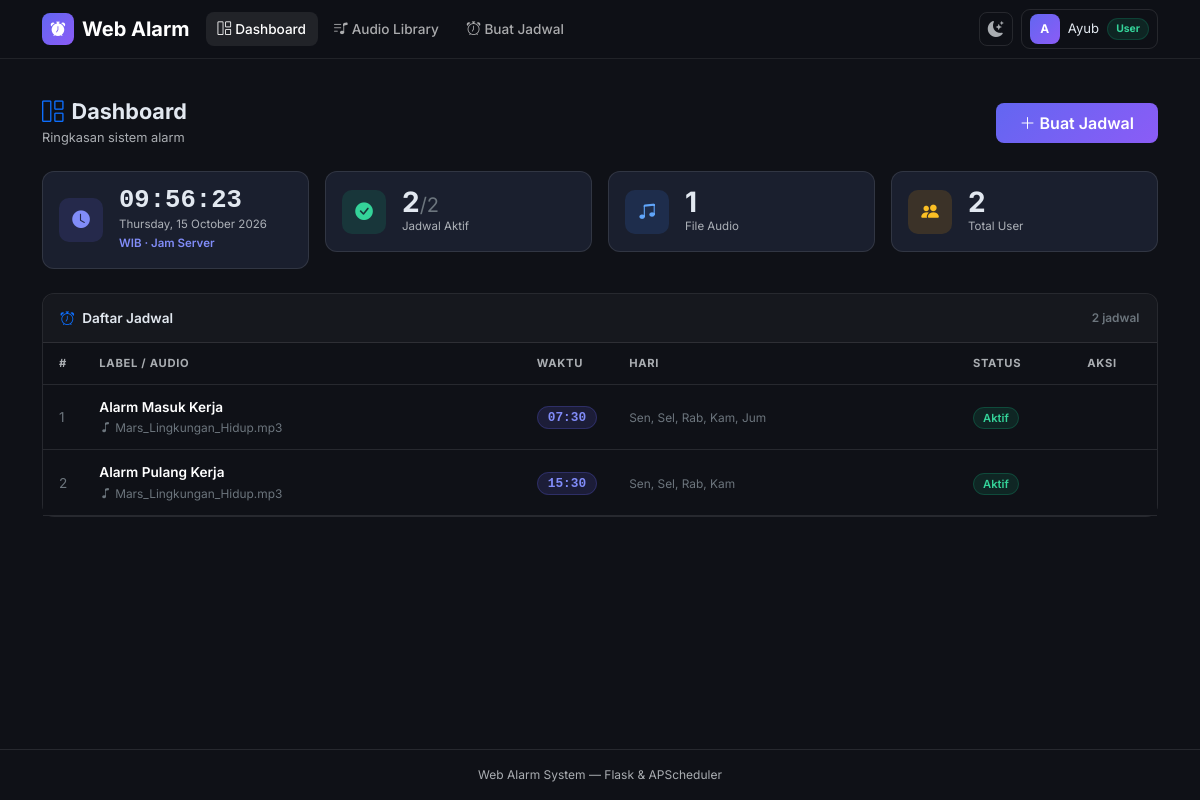
Before: / (signed in) with the older database file.
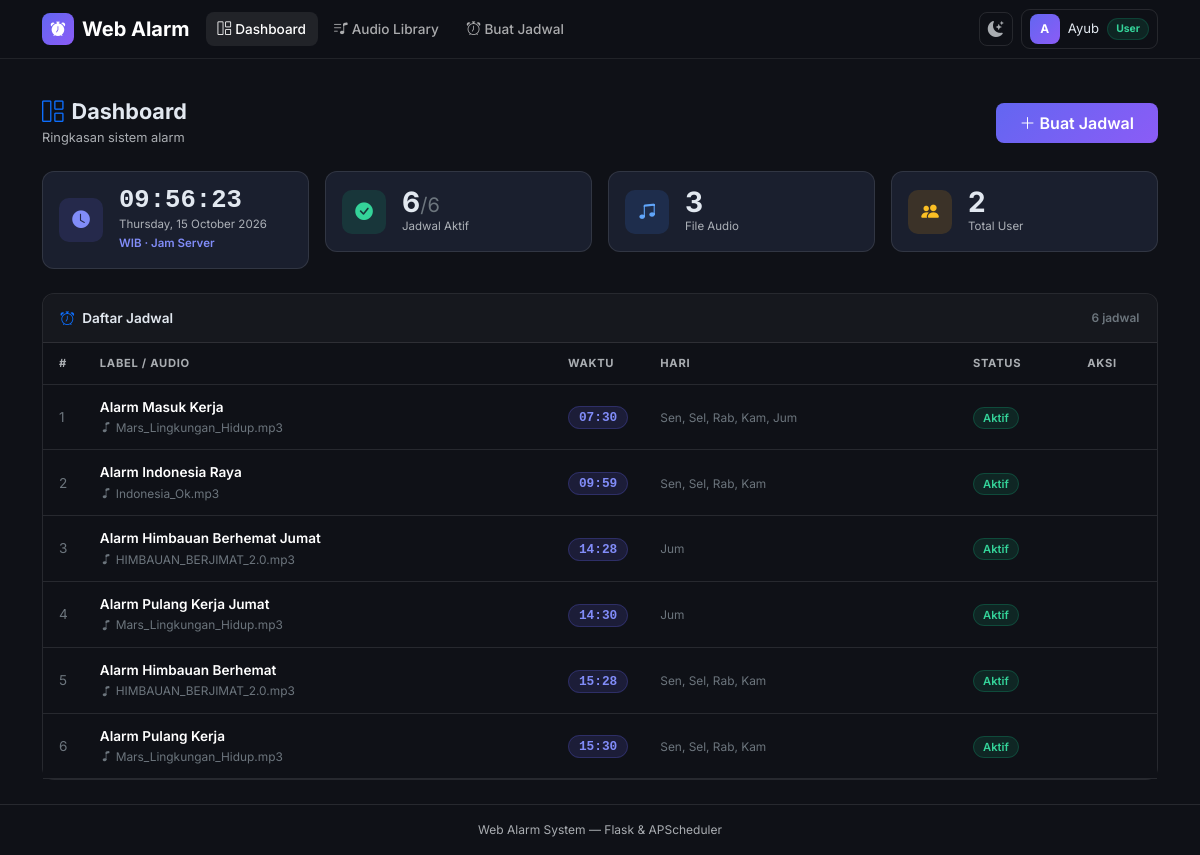
After: the same page with the newer database file.
### models.py (models this page shows, shortened)
class User(UserMixin, db.Model):
    __tablename__ = 'users'
    id = db.Column(db.Integer, primary_key=True)
    name = db.Column(db.String(120), nullable=False)
    email = db.Column(db.String(120), unique=True, nullable=False)
    password_hash = db.Column(db.String(256), nullable=False)
    role = db.Column(db.String(20), default='user', nullable=False)
    is_active = db.Column(db.Boolean, default=True, nullable=False)
    created_at = db.Column(db.DateTime, default=datetime.utcnow, nullable=False)
    audios = db.relationship('Audio', backref='uploader', lazy=True)

class Schedule(db.Model):
    __tablename__ = 'schedules'
    id = db.Column(db.Integer, primary_key=True)
    label = db.Column(db.String(120), nullable=True)
    audio_id = db.Column(db.Integer, db.ForeignKey('audios.id'), nullable=False)
    time_hour = db.Column(db.Integer, nullable=False)
    time_minute = db.Column(db.Integer, nullable=False)
    days_of_week = db.Column(db.String(20), nullable=False)
    is_active = db.Column(db.Boolean, default=True, nullable=False)
    created_by = db.Column(db.Integer, db.ForeignKey('users.id'), nullable=True)
    created_at = db.Column(db.DateTime, default=datetime.utcnow, nullable=False)
    creator = db.relationship('User', foreign_keys=[created_by], backref='schedules')
    def days_list(self):
        return [int(d) for d in self.days_of_week.split(',') if d.strip()]
    def days_display(self):
        day_names = ['Sen', 'Sel', 'Rab', 'Kam', 'Jum', 'Sab', 'Min']
        return ', '.join(day_names[d] for d in self.days_list())
    def time_display(self):
        return f'{self.time_hour:02d}:{self.time_minute:02d}'

class Audio(db.Model):
    __tablename__ = 'audios'
    id = db.Column(db.Integer, primary_key=True)
    filename = db.Column(db.String(256), nullable=False)
    original_name = db.Column(db.String(256), nullable=False)
    filepath = db.Column(db.String(512), nullable=False)
    uploaded_by = db.Column(db.Integer, db.ForeignKey('users.id'), nullable=False)
    uploaded_at = db.Column(db.DateTime, default=datetime.utcnow, nullable=False)
    schedules = db.relationship('Schedule', backref='audio', lazy=True)

### app.py (the view)
@app.route('/')
@login_required
def index():
    schedules = Schedule.query.order_by(Schedule.time_hour, Schedule.time_minute).all()
    total = Schedule.query.count()
    active = Schedule.query.filter_by(is_active=True).count()
    audio_count = Audio.query.count()
    user_count = User.query.count()
    return render_template('index.html', schedules=schedules,
                           total=total, active_count=active,
                           audio_count=audio_count, user_count=user_count)

### app.py (called while the page is built)
@login_manager.user_loader
def load_user(user_id):
    return db.session.get(User, int(user_id))

def is_admin():
    return current_user.is_authenticated and current_user.role == 'admin'

### templates/index.html (shortened to what this page needs)
{% extends "base.html" %}
{% block content %}
<div class="d-flex align-items-center justify-content-between flex-wrap gap-2 mb-4">
  <div>
    <h1 class="pg-title"><i class="bi bi-grid-1x2 me-2 text-primary"></i>Dashboard</h1>
    <p class="pg-sub mb-0">Ringkasan sistem alarm</p>
  </div>
  <a href="{{ url_for('new_schedule') }}" class="btn btn-grad px-4 py-2">
    <i class="bi bi-plus-lg me-1"></i>Buat Jadwal
  </a>
</div>
<div class="row g-3 mb-4">
  <div class="col-12 col-sm-6 col-xl-3">
    <div class="stat-card p-3">
      <div class="d-flex align-items-center gap-3">
        <div class="stat-icon si-indigo"><i class="bi bi-clock-fill"></i></div>
        <div>
          <div id="clockTime"
               class="fw-bold"
               style="font-size:1.6rem;font-family:monospace;line-height:1">
          </div>
          <div id="clockDate" class="stat-lbl">Memuat…</div>
          <div class="stat-lbl" style="color:#818cf8;font-weight:600">WIB · Jam Server</div>
        </div>
      </div>
    </div>
  </div>
  <div class="col-6 col-sm-3 col-xl-3">
    <div class="stat-card p-3">
      <div class="d-flex align-items-center gap-3">
        <div class="stat-icon si-green"><i class="bi bi-check-circle-fill"></i></div>
        <div>
          <div class="stat-val">
            {{ active_count }}<span class="fs-5 fw-normal text-secondary">/{{ total }}</span>
          </div>
          <div class="stat-lbl">Jadwal Aktif</div>
        </div>
      </div>
    </div>
  </div>
  <div class="col-6 col-sm-3 col-xl-3">
    <div class="stat-card p-3">
      <div class="d-flex align-items-center gap-3">
        <div class="stat-icon si-blue"><i class="bi bi-music-note-beamed"></i></div>
        <div>
          <div class="stat-val">{{ audio_count }}</div>
          <div class="stat-lbl">File Audio</div>
        </div>
      </div>
    </div>
  </div>
  <div class="col-6 col-sm-3 col-xl-3">
    <div class="stat-card p-3">
      <div class="d-flex align-items-center gap-3">
        <div class="stat-icon si-yellow"><i class="bi bi-people-fill"></i></div>
        <div>
          <div class="stat-val">{{ user_count }}</div>
          <div class="stat-lbl">Total User</div>
        </div>
      </div>
    </div>
  </div>
</div>
<div class="card">
  <div class="card-header d-flex align-items-center justify-content-between">
    <span><i class="bi bi-alarm me-2 text-primary"></i>Daftar Jadwal</span>
    <small class="text-secondary">{{ total }} jadwal</small>
  </div>
  {% if schedules %}
  <div class="tbl-responsive">
    <table class="table table-hover mb-0">
      <thead>
        <tr>
          <th style="width:40px">#</th>
          <th>Label / Audio</th>
          <th style="width:90px">Waktu</th>
          <th class="d-none d-md-table-cell">Hari</th>
          <th style="width:90px">Status</th>
          <th class="text-center" style="width:110px">Aksi</th>
        </tr>
      </thead>
      <tbody>
        {% for s in schedules %}
        <tr>
          <td class="text-secondary">{{ loop.index }}</td>
          <td>
            <div class="fw-semibold">{{ s.label or s.audio.original_name }}</div>
            {% if s.label %}
            <small class="text-secondary">
              <i class="bi bi-music-note me-1"></i>{{ s.audio.original_name }}
            </small>
            {% endif %}
          </td>
          <td><span class="badge-time">{{ s.time_display() }}</span></td>
          <td class="d-none d-md-table-cell">
            <small class="text-secondary">{{ s.days_display() }}</small>
          </td>
          <td>
            {% if s.is_active %}
              <span class="badge-on">Aktif</span>
            {% else %}
              <span class="badge-off">Nonaktif</span>
            {% endif %}
          </td>
          <td>
          </td>
        </tr>
        {% endfor %}
      </tbody>
    </table>
  </div>
  {% endif %}
</div>
{% endblock %}

### templates/base.html (shortened to what this page needs)
<!DOCTYPE html>
<html lang="id" data-bs-theme="dark">
<head>
  <link href="https://cdn.jsdelivr.net/npm/bootstrap@5.3.3/dist/css/bootstrap.min.css"
        rel="stylesheet"/>
  <link href="https://cdn.jsdelivr.net/npm/bootstrap-icons@1.11.3/font/bootstrap-icons.min.css"
        rel="stylesheet"/>
</head>
<body>
<nav class="navbar navbar-expand-lg sticky-top navbar-main">
  <div class="container-xl">
    <a class="navbar-brand d-flex align-items-center gap-2 fw-bold" href="{{ url_for('index') }}">
      <span class="navbar-brand-icon"><i class="bi bi-alarm-fill"></i></span>
      Web Alarm
    </a>
    <div class="collapse navbar-collapse" id="mainNav">
      <ul class="navbar-nav me-auto gap-1 mt-2 mt-lg-0">
        {% if current_user.is_authenticated %}
          <li class="nav-item">
            <a class="nav-link {% if request.endpoint == 'index' %}active{% endif %}"
               href="{{ url_for('index') }}">
              <i class="bi bi-grid-1x2 me-1"></i>Dashboard
            </a>
          </li>
          <li class="nav-item">
            <a class="nav-link {% if request.endpoint == 'audios' %}active{% endif %}"
               href="{{ url_for('audios') }}">
              <i class="bi bi-music-note-list me-1"></i>Audio Library
            </a>
          </li>
          <li class="nav-item">
            <a class="nav-link {% if request.endpoint in ['new_schedule','edit_schedule'] %}active{% endif %}"
               href="{{ url_for('new_schedule') }}">
              <i class="bi bi-alarm me-1"></i>Buat Jadwal
            </a>
          </li>
        {% endif %}
      </ul>
      <div class="d-flex align-items-center gap-2 mt-2 mt-lg-0">
        <button id="themeToggle" type="button" title="Toggle tema"
                onclick="toggleTheme()" class="d-none d-lg-flex">
          <i class="bi bi-sun-fill" id="themeIcon"></i>
        </button>
        {% if current_user.is_authenticated %}
          <div class="dropdown">
            <button class="btn btn-sm d-flex align-items-center gap-2 px-2 py-1"
                    style="border:1px solid var(--bs-border-color);border-radius:9px;
                           background:transparent;color:var(--bs-body-color)"
                    data-bs-toggle="dropdown" aria-expanded="false">
              <span class="user-av">{{ current_user.name[0]|upper }}</span>
              <span class="d-none d-sm-inline fw-500" style="font-size:.82rem">
                {{ current_user.name.split()[0] }}
              </span>
              <span class="{% if is_admin() %}badge-admin{% else %}badge-user{% endif %}">
                {{ 'Admin' if is_admin() else 'User' }}
              </span>
            </button>
          </div>
        {% else %}
          <a href="{{ url_for('login') }}" class="btn btn-sm btn-outline-secondary px-3">Login</a>
          <a href="{{ url_for('register') }}" class="btn btn-sm btn-grad px-3">Daftar</a>
        {% endif %}
      </div>
    </div>
  </div>
</nav>
<div class="container-xl pt-3">
</div>
<main class="container-xl py-4">
  {% block content %}{% endblock %}
</main>
<footer class="border-top py-3">
  <div class="container-xl text-center" style="font-size:.75rem;color:var(--bs-secondary-color)">
    Web Alarm System &mdash; Flask &amp; APScheduler
  </div>
</footer>
</body>
</html>

### templates/base.html (style rules this page uses)
body { font-family: 'Inter', system-ui, sans-serif; min-height: 100vh; display: flex; flex-direction: column; }
main { flex: 1; }
[data-bs-theme="dark"] { --bs-body-bg: #0f1117; --bs-body-color: #e2e8f0; --bs-border-color: rgba(255,255,255,.1); --bs-card-bg: #1a1f2e; --bs-secondary-bg: #141824; --bs-tertiary-bg: #1e2433; }
:root { --accent: #6366f1; --accent2: #8b5cf6; --accent-rgb: 99,102,241; }
[data-bs-theme="dark"] .navbar-main { background: rgba(15,17,23,.97) !important; border-bottom: 1px solid rgba(255,255,255,.08); backdrop-filter: blur(12px); }
.navbar-brand-icon { width: 32px; height: 32px; border-radius: 8px; background: linear-gradient(135deg, var(--accent), var(--accent2)); display: inline-flex; align-items: center; justify-content: center; font-size: .9rem; color: #fff; flex-shrink: 0; }
.nav-link { font-size: .85rem; font-weight: 500; border-radius: 8px !important; padding: .4rem .75rem !important; transition: background .15s; }
[data-bs-theme="dark"] .nav-link:hover, [data-bs-theme="dark"] .nav-link.active { background: rgba(255,255,255,.08) !important; color: #fff !important; }
.card { border-radius: 12px; border-color: var(--bs-border-color); }
.card-header { font-weight: 600; font-size: .85rem; border-bottom-color: var(--bs-border-color); padding: .85rem 1.1rem; border-radius: 12px 12px 0 0 !important; }
[data-bs-theme="dark"] .card-header { background: rgba(255,255,255,.03); }
.stat-card { border-radius: 12px; border: 1px solid var(--bs-border-color); background: var(--bs-card-bg); transition: transform .2s, border-color .2s, box-shadow .2s; }
.stat-icon { width: 44px; height: 44px; border-radius: 10px; flex-shrink: 0; display: flex; align-items: center; justify-content: center; font-size: 1.1rem; }
.si-indigo { background: rgba(99,102,241,.15); color: #818cf8; }
.si-green { background: rgba(16,185,129,.15); color: #34d399; }
.si-blue { background: rgba(59,130,246,.15); color: #60a5fa; }
.si-yellow { background: rgba(245,158,11,.15); color: #fbbf24; }
.stat-val { font-size: 1.75rem; font-weight: 700; line-height: 1; }
.stat-lbl { font-size: .72rem; color: var(--bs-secondary-color); margin-top: 2px; }
.btn-grad { background: linear-gradient(135deg, var(--accent), var(--accent2)); border: none; color: #fff; font-weight: 600; border-radius: 8px; transition: opacity .15s, transform .1s; }
.badge-time { background: rgba(var(--accent-rgb),.15); color: #818cf8; border: 1px solid rgba(var(--accent-rgb),.25); padding: 3px 10px; border-radius: 20px; font-size: .8rem; font-weight: 700; font-family: monospace; }
.badge-on { background: rgba(16,185,129,.12); color: #34d399; border: 1px solid rgba(16,185,129,.25); padding: 3px 9px; border-radius: 20px; font-size: .7rem; font-weight: 600; }
.badge-user { background: rgba(16,185,129,.12); color: #34d399; border: 1px solid rgba(16,185,129,.2); padding: 2px 8px; border-radius: 20px; font-size: .65rem; font-weight: 700; }
.table { font-size: .85rem; }
.table thead th { font-size: .7rem; font-weight: 700; text-transform: uppercase; letter-spacing: .7px; color: var(--bs-secondary-color); border-bottom-width: 1px; padding: .75rem 1rem; white-space: nowrap; }
.table tbody td { padding: .75rem 1rem; vertical-align: middle; }
#themeToggle { width: 34px; height: 34px; border-radius: 8px; border: 1px solid var(--bs-border-color); background: transparent; display: flex; align-items: center; justify-content: center; cursor: pointer; transition: all .15s; font-size: 1rem; color: var(--bs-secondary-color); }
.user-av { width: 30px; height: 30px; border-radius: 8px; background: linear-gradient(135deg, var(--accent), var(--accent2)); display: inline-flex; align-items: center; justify-content: center; font-size: .75rem; font-weight: 700; color: #fff; flex-shrink: 0; }
.pg-title { font-size: 1.35rem; font-weight: 700; margin: 0; }
.pg-sub { font-size: .8rem; color: var(--bs-secondary-color); margin-top: 3px; }
.tbl-responsive { overflow-x: auto; -webkit-overflow-scrolling: touch; }

Changed rows visible on the page:
added Schedule: label "Alarm Indonesia Raya", audio.original_name "Indonesia_Ok.mp3", time_display "09:59", days_display "Sen, Sel, Rab, Kam", is_active "Aktif"
added Schedule: label "Alarm Himbauan Berhemat Jumat", audio.original_name "HIMBAUAN_BERJIMAT_2.0.mp3", time_display "14:28", days_display "Jum", is_active "Aktif"
added Schedule: label "Alarm Pulang Kerja Jumat", audio.original_name "Mars_Lingkungan_Hidup.mp3", time_display "14:30", days_display "Jum", is_active "Aktif"
added Schedule: label "Alarm Himbauan Berhemat", audio.original_name "HIMBAUAN_BERJIMAT_2.0.mp3", time_display "15:28", days_display "Sen, Sel, Rab, Kam", is_active "Aktif"
Other visible differences:
{{ active_count }}: "2" → "6"
{{ total }}: "2" → "6"
{{ audio_count }}: "1" → "3"
